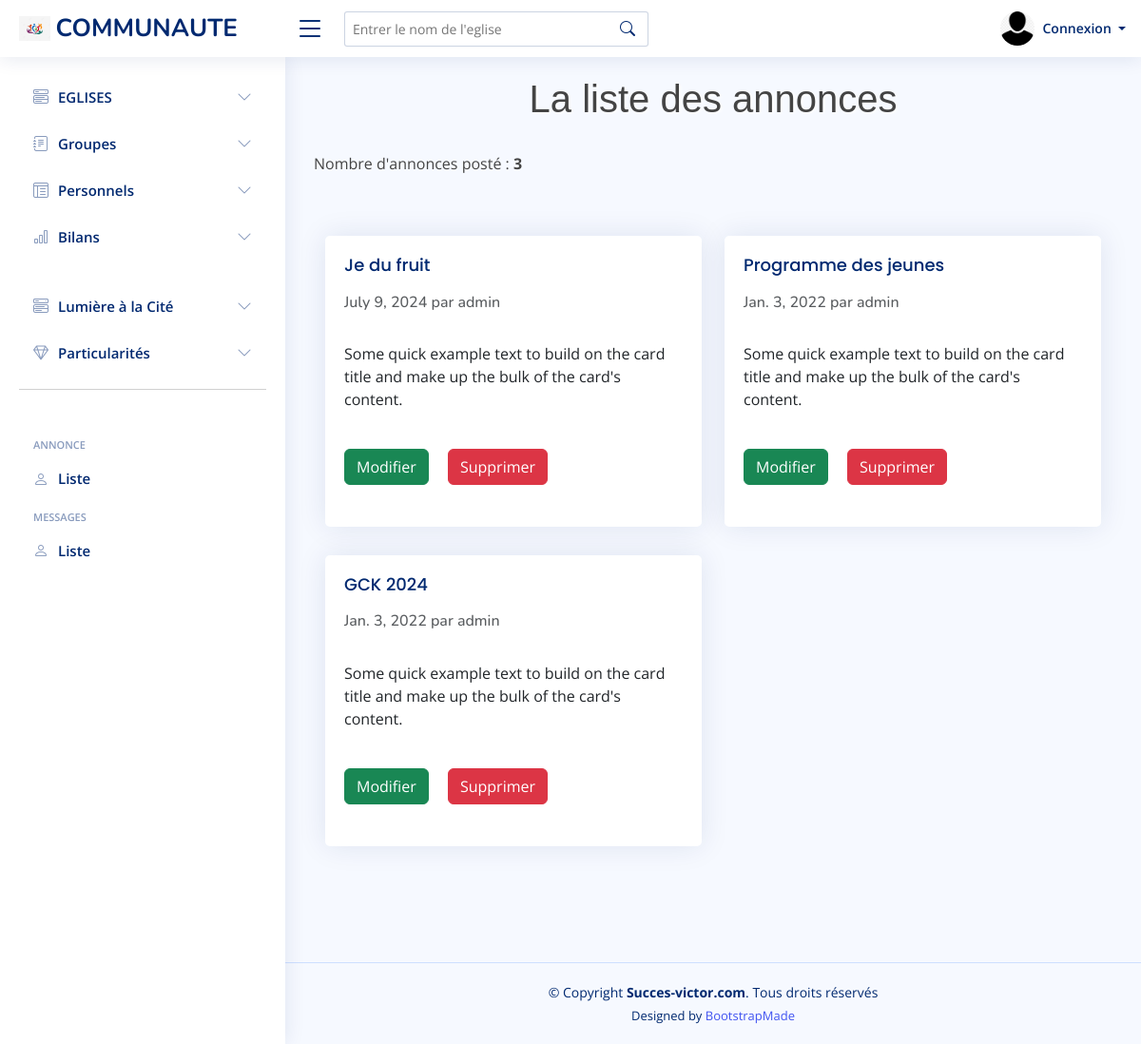
Screenshot of /annonces/annonces_list with the database file from the repository.
### Annonces/models.py (models this page shows, shortened)
class Annonce(models.Model):
    titre = models.CharField(max_length=200)
    contenu = models.TextField()
    image = models.ImageField(blank=True, null=True, upload_to='images/annonces')
    auteur = models.ForeignKey(User, on_delete=models.CASCADE)
    add_date = models.DateField(auto_now_add=True)
    def __str__(self):
        return self.titre
    class Meta:
        ordering = ['-add_date']

### Annonces/views.py (the view)
# urls.py: path('annonces_list', AnnoncesList.as_view(), name='annonces_list'),
class AnnoncesList(ListView):
    model = Annonce
    template_name = 'Annonces/annonces_list.html'
    paginate_by = 4
    def get_context_data(self, *args, **kwargs):
        District_list = Eglise.objects.all()
        Groupe_list = Groupe.objects.all()
        Region_list = Region.objects.all()
        nombre_annonces = Annonce.objects.all().count()
        context = super(AnnoncesList, self).get_context_data(*args, **kwargs)
        context["District_list"] = District_list
        context["Groupe_list"] = Groupe_list
        context["Region_list"] = Region_list
        context["nombre_annonces"] = nombre_annonces
        return context

### Annonces/templates/Annonces/annonces_list.html
{% extends 'base.html' %}
{% block gestion %}
    <h1>La liste des annonces  </h1>
    <br>
    <p>Nombre d'annonces posté : <strong> {{nombre_annonces}} </strong> </p>
    <br><br>
        <div class="container-fluid">
            <div class="row">
                {% if object_list %}
                    {% for annonce in object_list %}
                    <div class="col-12 col-md-6">
                        <div class="card ">
                            <div class="card-body">
                            <h5 class="card-title">{{annonce}}</h5>
                            <h6 class="card-subtitle mb-2 text-muted">{{annonce.add_date}} par {{annonce.auteur}}</h6> <br>
                            <p class="card-text">Some quick example text to build on the card title and make up the bulk of the card's content.</p>
                            <br>
                            <a href="{% url 'edit_annonces' annonce.pk %}" class="card-link btn btn-success">Modifier</a>
                            <a href="{% url 'delete_annonces' annonce.pk %}" class="card-link btn btn-danger">Supprimer</a>
                            <br> <br>
                            </div>
                        </div>
                    </div>
                    {% endfor %}
                {% else %}
                    <strong>Pas d'informations pour le moment !</strong>
                {% endif %}
            </div>
        </div>
        <br><br><br>
{% endblock %}

### static/assets/css/style.css (style rules this page uses)
:root { scroll-behavior: smooth; }
body { font-family: "Open Sans", sans-serif; background: #f6f9ff; color: #444444; }
a { color: #4154f1; text-decoration: none; }
h1, h2, h3, h4, h5, h6 { font-family: "Nunito", sans-serif; }
.card { margin-bottom: 30px; border: none; border-radius: 5px; box-shadow: 0px 0 30px rgba(1, 41, 112, 0.1); }
.card-title { padding: 20px 0 15px 0; font-size: 18px; font-weight: 500; color: #012970; font-family: "Poppins", sans-serif; }
.card-body { padding: 0 20px 20px 20px; }

### static/css/main.css (style rules this page uses)
h1 { text-align: center; font-family: "Trebuchet MS", "Lucida Sans Unicode", "Lucida Grande", "Lucida Sans", Arial, sans-serif; text-shadow: 2px 1px 3px white; }

### rows the page displays
Annonce: titre "Je du fruit", add_date "July 9, 2024", auteur "admin"
Annonce: titre "Programme des jeunes", add_date "Jan. 3, 2022", auteur "admin"
Annonce: titre "GCK 2024", add_date "Jan. 3, 2022", auteur "admin"

### other values shown
{{ nombre_annonces }} "3"
